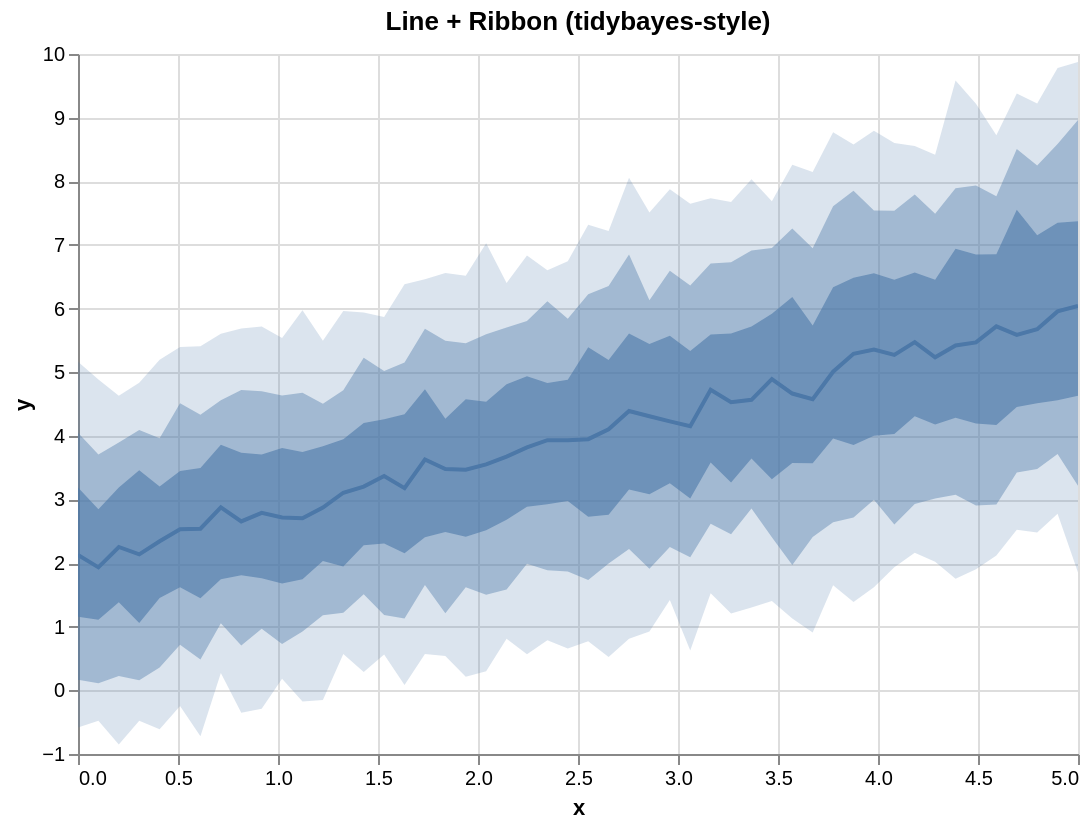

Write a Vega-Lite specification for this figure.
### Vega-Lite specification from a JSON file in a GitHub repository (floating-point values rounded to 4 significant figures)
{"$schema": "https://vega.github.io/schema/vega-lite/v5.json", "data": {"values": [{"__median__": 3.628, "hi_0_5_": 4.734, "hi_0_8_": 5.681, "hi_0_95_": 6.459, "lo_0_5_": 2.405, "lo_0_8_": 1.655, "lo_0_95_": 0.5716, "x": 1.735}, {"__median__": 2.138, "hi_0_5_": 3.461, "hi_0_8_": 4.091, "hi_0_95_": 4.835, "lo_0_5_": 1.058, "lo_0_8_": 0.1601, "lo_0_95_": -0.4756, "x": 0.3061}, {"__median__": 3.367, "hi_0_5_": 4.261, "hi_0_8_": 5.018, "hi_0_95_": 5.865, "lo_0_5_": 2.309, "lo_0_8_": 1.186, "lo_0_95_": 0.5628, "x": 1.531}, {"__median__": 2.53, "hi_0_5_": 3.447, "hi_0_8_": 4.513, "hi_0_95_": 5.398, "lo_0_5_": 1.619, "lo_0_8_": 0.7181, "lo_0_95_": -0.244, "x": 0.5102}, {"__median__": 5.007, "hi_0_5_": 6.335, "hi_0_8_": 7.608, "hi_0_95_": 8.769, "lo_0_5_": 3.959, "lo_0_8_": 2.643, "lo_0_95_": 1.652, "x": 3.776}, {"__median__": 3.947, "hi_0_5_": 5.393, "hi_0_8_": 6.225, "hi_0_95_": 7.316, "lo_0_5_": 2.73, "lo_0_8_": 1.733, "lo_0_95_": 0.7736, "x": 2.551}, {"__median__": 3.203, "hi_0_5_": 4.2, "hi_0_8_": 5.227, "hi_0_95_": 5.936, "lo_0_5_": 2.282, "lo_0_8_": 1.51, "lo_0_95_": 0.2867, "x": 1.429}, {"__median__": 4.227, "hi_0_5_": 5.574, "hi_0_8_": 6.595, "hi_0_95_": 7.876, "lo_0_5_": 3.255, "lo_0_8_": 2.254, "lo_0_95_": 1.422, "x": 2.959}, {"__median__": 6.04, "hi_0_5_": 7.373, "hi_0_8_": 8.964, "hi_0_95_": 9.874, "lo_0_5_": 4.631, "lo_0_8_": 3.217, "lo_0_95_": 1.853, "x": 5.0}, {"__median__": 5.271, "hi_0_5_": 6.454, "hi_0_8_": 7.538, "hi_0_95_": 8.602, "lo_0_5_": 4.028, "lo_0_8_": 2.605, "lo_0_95_": 1.934, "x": 4.082}, {"__median__": 4.891, "hi_0_5_": 5.918, "hi_0_8_": 6.953, "hi_0_95_": 7.687, "lo_0_5_": 3.317, "lo_0_8_": 2.407, "lo_0_95_": 1.403, "x": 3.469}, {"__median__": 5.468, "hi_0_5_": 6.851, "hi_0_8_": 7.935, "hi_0_95_": 9.219, "lo_0_5_": 4.194, "lo_0_8_": 2.905, "lo_0_95_": 1.902, "x": 4.49}, {"__median__": 4.102, "hi_0_5_": 5.191, "hi_0_8_": 6.355, "hi_0_95_": 7.219, "lo_0_5_": 2.761, "lo_0_8_": 1.994, "lo_0_95_": 0.5224, "x": 2.653}, {"__median__": 4.722, "hi_0_5_": 5.594, "hi_0_8_": 6.707, "hi_0_95_": 7.734, "lo_0_5_": 3.579, "lo_0_8_": 2.62, "lo_0_95_": 1.526, "x": 3.163}, {"__median__": 4.53, "hi_0_5_": 5.608, "hi_0_8_": 6.727, "hi_0_95_": 7.673, "lo_0_5_": 3.267, "lo_0_8_": 2.454, "lo_0_95_": 1.208, "x": 3.265}, {"__median__": 5.675, "hi_0_5_": 7.153, "hi_0_8_": 8.248, "hi_0_95_": 9.222, "lo_0_5_": 4.511, "lo_0_8_": 3.479, "lo_0_95_": 2.48, "x": 4.796}, {"__median__": 2.342, "hi_0_5_": 3.204, "hi_0_8_": 3.961, "hi_0_95_": 5.195, "lo_0_5_": 1.452, "lo_0_8_": 0.3584, "lo_0_95_": -0.6104, "x": 0.4082}, {"__median__": 5.719, "hi_0_5_": 6.855, "hi_0_8_": 7.763, "hi_0_95_": 8.722, "lo_0_5_": 4.169, "lo_0_8_": 2.922, "lo_0_95_": 2.121, "x": 4.592}, {"__median__": 4.307, "hi_0_5_": 5.443, "hi_0_8_": 6.131, "hi_0_95_": 7.51, "lo_0_5_": 3.08, "lo_0_8_": 1.909, "lo_0_95_": 0.9242, "x": 2.857}, {"__median__": 2.703, "hi_0_5_": 3.748, "hi_0_8_": 4.677, "hi_0_95_": 5.973, "lo_0_5_": 1.746, "lo_0_8_": 0.9251, "lo_0_95_": -0.1742, "x": 1.122}, {"__median__": 3.477, "hi_0_5_": 4.268, "hi_0_8_": 5.493, "hi_0_95_": 6.557, "lo_0_5_": 2.489, "lo_0_8_": 1.212, "lo_0_95_": 0.539, "x": 1.837}, {"__median__": 5.356, "hi_0_5_": 6.554, "hi_0_8_": 7.539, "hi_0_95_": 8.792, "lo_0_5_": 3.999, "lo_0_8_": 2.997, "lo_0_95_": 1.62, "x": 3.98}, {"__median__": 3.55, "hi_0_5_": 4.535, "hi_0_8_": 5.596, "hi_0_95_": 7.027, "lo_0_5_": 2.518, "lo_0_8_": 1.504, "lo_0_95_": 0.299, "x": 2.041}, {"__median__": 4.664, "hi_0_5_": 6.181, "hi_0_8_": 7.258, "hi_0_95_": 8.26, "lo_0_5_": 3.573, "lo_0_8_": 1.971, "lo_0_95_": 1.129, "x": 3.571}, {"__median__": 3.932, "hi_0_5_": 4.882, "hi_0_8_": 5.839, "hi_0_95_": 6.743, "lo_0_5_": 2.976, "lo_0_8_": 1.867, "lo_0_95_": 0.6566, "x": 2.449}, {"__median__": 3.466, "hi_0_5_": 4.574, "hi_0_8_": 5.455, "hi_0_95_": 6.515, "lo_0_5_": 2.414, "lo_0_8_": 1.622, "lo_0_95_": 0.2125, "x": 1.939}, {"__median__": 2.541, "hi_0_5_": 3.492, "hi_0_8_": 4.332, "hi_0_95_": 5.407, "lo_0_5_": 1.447, "lo_0_8_": 0.4865, "lo_0_95_": -0.7227, "x": 0.6122}, {"__median__": 3.178, "hi_0_5_": 4.338, "hi_0_8_": 5.152, "hi_0_95_": 6.381, "lo_0_5_": 2.153, "lo_0_8_": 1.13, "lo_0_95_": 0.08242, "x": 1.633}, {"__median__": 4.15, "hi_0_5_": 5.331, "hi_0_8_": 6.362, "hi_0_95_": 7.645, "lo_0_5_": 3.013, "lo_0_8_": 2.09, "lo_0_95_": 0.6247, "x": 3.061}, {"__median__": 2.717, "hi_0_5_": 3.807, "hi_0_8_": 4.632, "hi_0_95_": 5.536, "lo_0_5_": 1.679, "lo_0_8_": 0.7268, "lo_0_95_": 0.1842, "x": 1.02}, {"__median__": 1.933, "hi_0_5_": 2.845, "hi_0_8_": 3.706, "hi_0_95_": 4.883, "lo_0_5_": 1.112, "lo_0_8_": 0.1102, "lo_0_95_": -0.4771, "x": 0.102}, {"__median__": 2.874, "hi_0_5_": 3.861, "hi_0_8_": 4.557, "hi_0_95_": 5.604, "lo_0_5_": 1.746, "lo_0_8_": 1.053, "lo_0_95_": 0.273, "x": 0.7143}, {"__median__": 4.566, "hi_0_5_": 5.719, "hi_0_8_": 6.911, "hi_0_95_": 8.031, "lo_0_5_": 3.645, "lo_0_8_": 2.858, "lo_0_95_": 1.303, "x": 3.367}, {"__median__": 5.421, "hi_0_5_": 6.94, "hi_0_8_": 7.89, "hi_0_95_": 9.585, "lo_0_5_": 4.282, "lo_0_8_": 3.075, "lo_0_95_": 1.752, "x": 4.388}, {"__median__": 4.39, "hi_0_5_": 5.609, "hi_0_8_": 6.851, "hi_0_95_": 8.054, "lo_0_5_": 3.155, "lo_0_8_": 2.223, "lo_0_95_": 0.8126, "x": 2.755}, {"__median__": 5.234, "hi_0_5_": 6.454, "hi_0_8_": 7.491, "hi_0_95_": 8.418, "lo_0_5_": 4.179, "lo_0_8_": 3.016, "lo_0_95_": 2.023, "x": 4.286}, {"__median__": 5.289, "hi_0_5_": 6.484, "hi_0_8_": 7.85, "hi_0_95_": 8.578, "lo_0_5_": 3.855, "lo_0_8_": 2.718, "lo_0_95_": 1.388, "x": 3.878}, {"__median__": 2.129, "hi_0_5_": 3.186, "hi_0_8_": 4.046, "hi_0_95_": 5.163, "lo_0_5_": 1.157, "lo_0_8_": 0.166, "lo_0_95_": -0.5822, "x": 0.0}, {"__median__": 2.872, "hi_0_5_": 3.835, "hi_0_8_": 4.503, "hi_0_95_": 5.495, "lo_0_5_": 2.033, "lo_0_8_": 1.182, "lo_0_95_": -0.1523, "x": 1.224}, {"__median__": 3.818, "hi_0_5_": 4.934, "hi_0_8_": 5.805, "hi_0_95_": 6.834, "lo_0_5_": 2.887, "lo_0_8_": 1.99, "lo_0_95_": 0.5658, "x": 2.245}, {"__median__": 5.955, "hi_0_5_": 7.347, "hi_0_8_": 8.585, "hi_0_95_": 9.778, "lo_0_5_": 4.559, "lo_0_8_": 3.714, "lo_0_95_": 2.777, "x": 4.898}, {"__median__": 5.473, "hi_0_5_": 6.566, "hi_0_8_": 7.792, "hi_0_95_": 8.556, "lo_0_5_": 4.307, "lo_0_8_": 2.927, "lo_0_95_": 2.162, "x": 4.184}, {"__median__": 2.789, "hi_0_5_": 3.708, "hi_0_8_": 4.702, "hi_0_95_": 5.716, "lo_0_5_": 1.76, "lo_0_8_": 0.9668, "lo_0_95_": -0.2885, "x": 0.9184}, {"__median__": 3.105, "hi_0_5_": 3.947, "hi_0_8_": 4.716, "hi_0_95_": 5.963, "lo_0_5_": 1.945, "lo_0_8_": 1.22, "lo_0_95_": 0.5724, "x": 1.327}, {"__median__": 3.931, "hi_0_5_": 4.831, "hi_0_8_": 6.114, "hi_0_95_": 6.601, "lo_0_5_": 2.924, "lo_0_8_": 1.886, "lo_0_95_": 0.7864, "x": 2.347}, {"__median__": 2.253, "hi_0_5_": 3.189, "hi_0_8_": 3.894, "hi_0_95_": 4.628, "lo_0_5_": 1.386, "lo_0_8_": 0.2252, "lo_0_95_": -0.8519, "x": 0.2041}, {"__median__": 4.577, "hi_0_5_": 5.735, "hi_0_8_": 6.946, "hi_0_95_": 8.148, "lo_0_5_": 3.569, "lo_0_8_": 2.41, "lo_0_95_": 0.9103, "x": 3.673}, {"__median__": 3.673, "hi_0_5_": 4.811, "hi_0_8_": 5.703, "hi_0_95_": 6.403, "lo_0_5_": 2.68, "lo_0_8_": 1.586, "lo_0_95_": 0.812, "x": 2.143}, {"__median__": 2.655, "hi_0_5_": 3.735, "hi_0_8_": 4.722, "hi_0_95_": 5.686, "lo_0_5_": 1.808, "lo_0_8_": 0.7043, "lo_0_95_": -0.3504, "x": 0.8163}, {"__median__": 5.586, "hi_0_5_": 7.552, "hi_0_8_": 8.507, "hi_0_95_": 9.38, "lo_0_5_": 4.451, "lo_0_8_": 3.424, "lo_0_95_": 2.524, "x": 4.694}]}, "height": 350, "layer": [{"_lr_layer": true, "encoding": {"tooltip": [{"field": "x", "title": "x", "type": "quantitative"}, {"field": "__median__", "title": "median", "type": "quantitative"}, {"field": "lo_0_95_", "title": "95% lo", "type": "quantitative"}, {"field": "hi_0_95_", "title": "95% hi", "type": "quantitative"}], "x": {"field": "x", "scale": {"zero": false}, "type": "quantitative"}, "y": {"field": "lo_0_95_", "scale": {"zero": false}, "title": "y", "type": "quantitative"}, "y2": {"field": "hi_0_95_"}}, "mark": {"line": false, "opacity": 0.2, "type": "area"}, "params": [{"bind": "scales", "name": "grid", "select": {"encodings": ["x", "y"], "type": "interval"}}]}, {"_lr_layer": true, "encoding": {"tooltip": [{"field": "x", "title": "x", "type": "quantitative"}, {"field": "__median__", "title": "median", "type": "quantitative"}, {"field": "lo_0_95_", "title": "95% lo", "type": "quantitative"}, {"field": "hi_0_95_", "title": "95% hi", "type": "quantitative"}], "x": {"field": "x", "scale": {"zero": false}, "type": "quantitative"}, "y": {"field": "lo_0_8_", "scale": {"zero": false}, "title": "y", "type": "quantitative"}, "y2": {"field": "hi_0_8_"}}, "mark": {"line": false, "opacity": 0.4, "type": "area"}}, {"_lr_layer": true, "encoding": {"tooltip": [{"field": "x", "title": "x", "type": "quantitative"}, {"field": "__median__", "title": "median", "type": "quantitative"}, {"field": "lo_0_95_", "title": "95% lo", "type": "quantitative"}, {"field": "hi_0_95_", "title": "95% hi", "type": "quantitative"}], "x": {"field": "x", "scale": {"zero": false}, "type": "quantitative"}, "y": {"field": "lo_0_5_", "scale": {"zero": false}, "title": "y", "type": "quantitative"}, "y2": {"field": "hi_0_5_"}}, "mark": {"line": false, "opacity": 0.6, "type": "area"}}, {"_lr_layer": true, "encoding": {"tooltip": [{"field": "x", "title": "x", "type": "quantitative"}, {"field": "__median__", "title": "median", "type": "quantitative"}, {"field": "lo_0_95_", "title": "95% lo", "type": "quantitative"}, {"field": "hi_0_95_", "title": "95% hi", "type": "quantitative"}], "x": {"field": "x", "scale": {"zero": false}, "type": "quantitative"}, "y": {"field": "__median__", "scale": {"zero": false}, "title": "y", "type": "quantitative"}}, "mark": {"strokeWidth": 2, "type": "line"}}], "title": "Line + Ribbon (tidybayes-style)", "width": 500}
